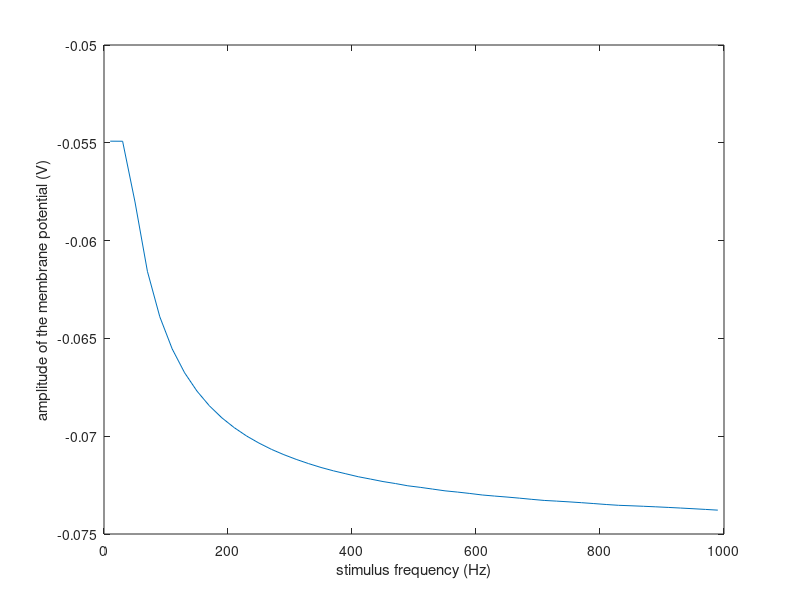
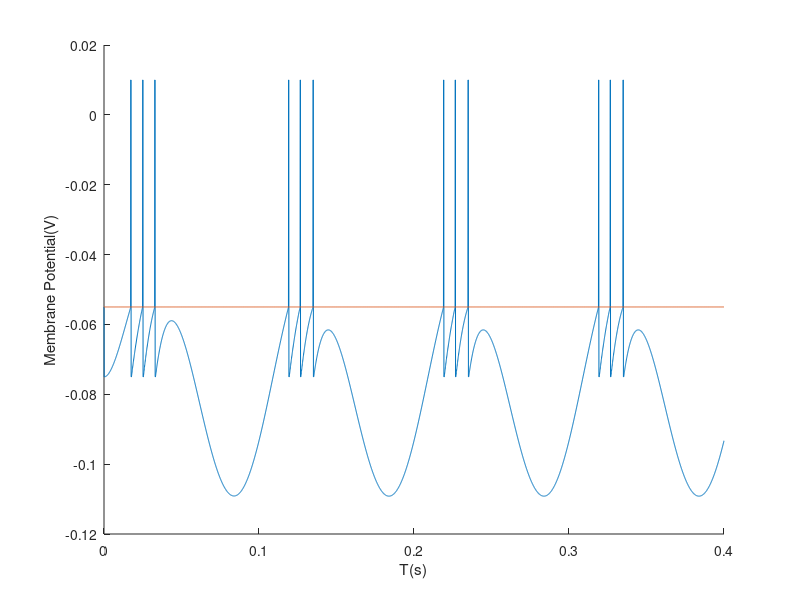
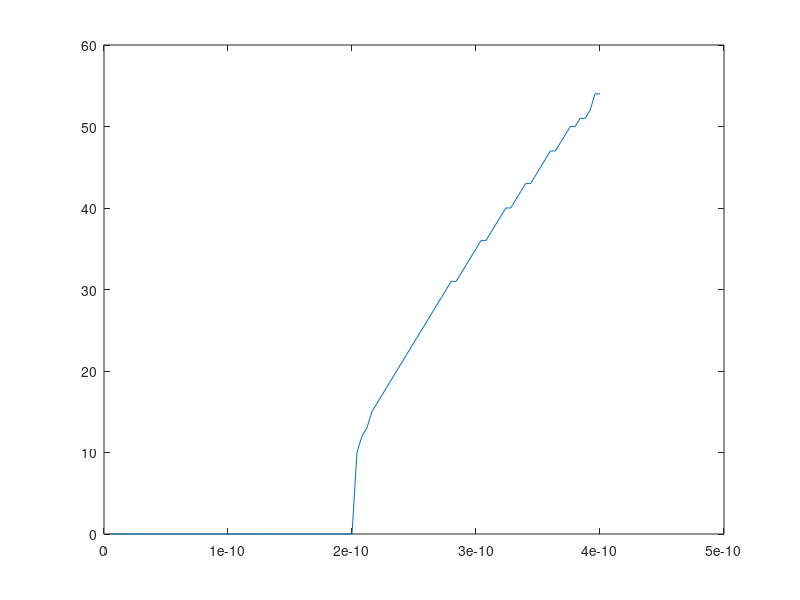

Write MATLAB code to recreate these figures, in order.
clc;clear all;close all;

V_reset = -0.075;

V_EL = -0.075;                
V_th = -0.055; 

R = 1e8; 

tau_m = 1e-2; 

dt = 0.0001;

T = 0:dt:0.4; 

Vm(1) = V_reset; 

v_mem = zeros(1,50);

for f=10:20:1000
    Im =4e-10 .* sin(2*pi*f*T);
    for t=1:length(T)-1

        if Vm(t) > V_th

            Vm(t+1) = V_reset;

        else

            Vm(t+1) = Vm(t) + dt * ( -(Vm(t) - V_EL) + Im(t) * R) / tau_m;

        end

    end
    v_mem(ceil(f/20)) = max(Vm);
end
f = 10:20:1000;
figure;
plot(f,v_mem)
xlabel('stimulus frequency (Hz)');
ylabel('amplitude of the membrane potential (V)');

%------------------------------------------------------------%

f=10;
Im =4e-10 .* sin(2*pi*f*T);
abs_ref = 0.002;
ref = 0;
Vm(1) = V_reset;
V_trace = [];

for t = 1:length(T)-1
 if ref==0
 Vm(t+1) = Vm(t) + dt * ( -(Vm(t) - V_EL) + Im(t) * R) / tau_m;
 else
 ref = ref - 0.001;
 Vm(t+1) = V_reset;
 end
 if (Vm(t) > V_th)    
 Vm(t) = 0.01;
 ref = abs_ref;
 end
 V_trace = [V_trace Vm(t)];
end
V_trace = [V_th , V_trace];
V_th_vector = zeros(1,length(T));
V_th_vector = V_th_vector + V_th;
figure;
hold on
plot(T,V_trace);
plot(T,V_th_vector);
xlabel('T(s)');
ylabel('Membrane Potential(V)');

%--------------------------------------------------------------

abs_ref = 0.002;
ref = 0;
Vm(1) = V_reset;
V_trace = [];
spike_num=0;
s = zeros(1,100);
for i = 4e-12:4e-12:4e-10
    Vm(1) = V_reset;
    ref=0;
for t = 1:length(T)-1
 if ref==0
 Vm(t+1) = Vm(t) + dt * ( -(Vm(t) - V_EL) + i * R) / tau_m;
 else
 ref = ref - 0.001;
 Vm(t+1) = V_reset;
 end
 if (Vm(t) > V_th)
     spike_num = spike_num+1;
 Vm(t) = 0.01;
 ref = abs_ref;
 end
end
j = i/4e-12;
j= round(j);
s(j) = ceil(spike_num/2);
spike_num=0;
end
i =4e-12:4e-12:4e-10;
figure;
plot(i,s)